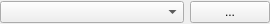
<?xml version="1.0" encoding="UTF-8"?>
<ui version="4.0">
 <class>ColorWidget</class>
 <widget class="QWidget" name="ColorWidget">
  <property name="enabled">
   <bool>true</bool>
  </property>
  <property name="geometry">
   <rect>
    <x>0</x>
    <y>0</y>
    <width>270</width>
    <height>24</height>
   </rect>
  </property>
  <property name="sizePolicy">
   <sizepolicy hsizetype="Minimum" vsizetype="Minimum">
    <horstretch>0</horstretch>
    <verstretch>0</verstretch>
   </sizepolicy>
  </property>
  <property name="maximumSize">
   <size>
    <width>16777215</width>
    <height>16777215</height>
   </size>
  </property>
  <property name="windowTitle">
   <string>Form</string>
  </property>
  <layout class="QGridLayout" name="gridLayout">
   <property name="sizeConstraint">
    <enum>QLayout::SetDefaultConstraint</enum>
   </property>
   <property name="leftMargin">
    <number>0</number>
   </property>
   <property name="topMargin">
    <number>0</number>
   </property>
   <property name="rightMargin">
    <number>0</number>
   </property>
   <property name="bottomMargin">
    <number>0</number>
   </property>
   <item row="0" column="0">
    <layout class="QHBoxLayout" name="horizontalLayout">
     <property name="bottomMargin">
      <number>0</number>
     </property>
     <item>
      <widget class="QComboBox" name="comboBox">
       <property name="sizePolicy">
        <sizepolicy hsizetype="Preferred" vsizetype="Fixed">
         <horstretch>1</horstretch>
         <verstretch>0</verstretch>
        </sizepolicy>
       </property>
      </widget>
     </item>
     <item>
      <widget class="QPushButton" name="pickPushButton">
       <property name="sizePolicy">
        <sizepolicy hsizetype="Fixed" vsizetype="Fixed">
         <horstretch>0</horstretch>
         <verstretch>0</verstretch>
        </sizepolicy>
       </property>
       <property name="maximumSize">
        <size>
         <width>16777215</width>
         <height>22</height>
        </size>
       </property>
       <property name="text">
        <string>...</string>
       </property>
      </widget>
     </item>
    </layout>
   </item>
  </layout>
 </widget>
 <resources/>
 <connections/>
</ui>
